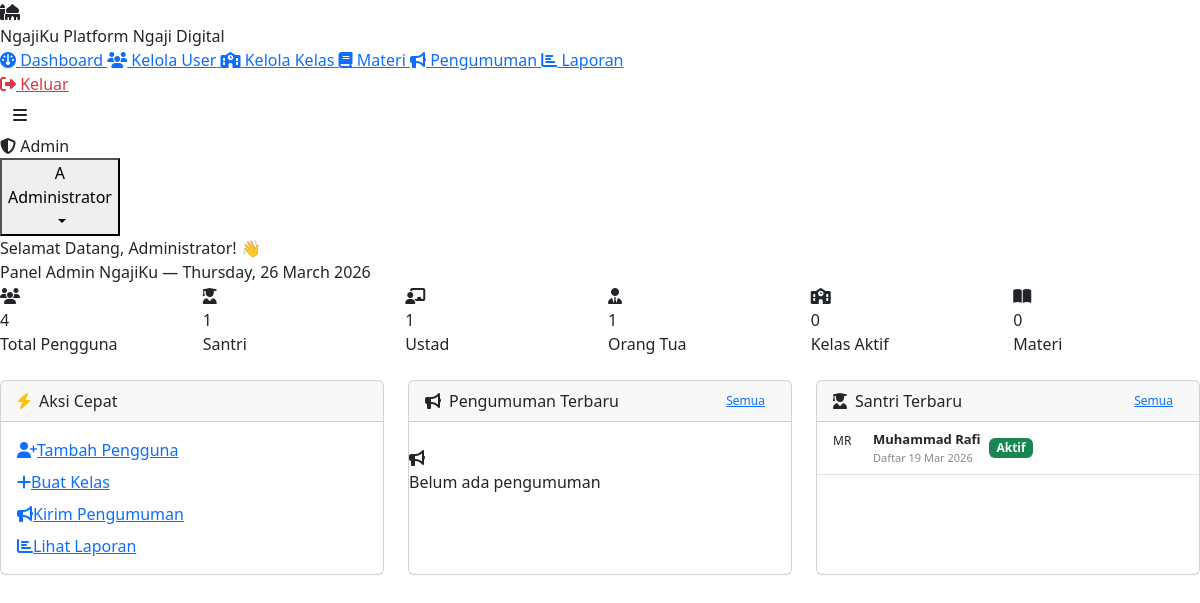
Screenshot of /pages/admin/dashboard.php (signed in) with the database file from the repository.
### tables this page shows
CREATE TABLE users (
    id INT AUTO_INCREMENT PRIMARY KEY,
    nama VARCHAR(100) NOT NULL,
    email VARCHAR(100) UNIQUE NOT NULL,
    password VARCHAR(255) NOT NULL,
    role ENUM('admin','ustad','parent','santri') NOT NULL,
    foto VARCHAR(255) DEFAULT NULL,
    telepon VARCHAR(20) DEFAULT NULL,
    alamat TEXT DEFAULT NULL,
    status ENUM('aktif','nonaktif') DEFAULT 'aktif',
    created_at TIMESTAMP DEFAULT CURRENT_TIMESTAMP
);

### pages/admin/dashboard.php (the view, shortened to what this page needs)
<?php
$db = getDB();
$stats = [
    'total_user'    => $db->query("SELECT COUNT(*) FROM users")->fetchColumn(),
    'total_santri'  => $db->query("SELECT COUNT(*) FROM users WHERE role='santri'")->fetchColumn(),
    'total_ustad'   => $db->query("SELECT COUNT(*) FROM users WHERE role='ustad'")->fetchColumn(),
    'total_kelas'   => $db->query("SELECT COUNT(*) FROM kelas WHERE status='aktif'")->fetchColumn(),
    'total_materi'  => $db->query("SELECT COUNT(*) FROM materi WHERE status='publik'")->fetchColumn(),
    'total_parent'  => $db->query("SELECT COUNT(*) FROM users WHERE role='parent'")->fetchColumn(),
];
$pengumuman = $db->query("SELECT p.*, u.nama as penulis FROM pengumuman p
    JOIN users u ON p.penulis_id = u.id
    ORDER BY p.created_at DESC LIMIT 5")->fetchAll();
$santri_baru = $db->query("SELECT * FROM users WHERE role='santri'
    ORDER BY created_at DESC LIMIT 5")->fetchAll();
require_once '../../includes/header.php';
?>
<div class="welcome-banner">
    <div class="welcome-title">Selamat Datang, <?= sanitize($user['nama']) ?>! 👋</div>
    <div class="welcome-sub">Panel Admin NgajiKu — <?= date('l, d F Y') ?></div>
</div>
<div class="row g-3 mb-4">
    <div class="col-6 col-md-4 col-lg-2">
        <div class="stat-card">
            <div class="stat-icon green"><i class="fas fa-users"></i></div>
            <div>
                <div class="stat-value"><?= $stats['total_user'] ?></div>
                <div class="stat-label">Total Pengguna</div>
            </div>
        </div>
    </div>
    <div class="col-6 col-md-4 col-lg-2">
        <div class="stat-card">
            <div class="stat-icon purple"><i class="fas fa-user-graduate"></i></div>
            <div>
                <div class="stat-value"><?= $stats['total_santri'] ?></div>
                <div class="stat-label">Santri</div>
            </div>
        </div>
    </div>
    <div class="col-6 col-md-4 col-lg-2">
        <div class="stat-card">
            <div class="stat-icon teal"><i class="fas fa-chalkboard-user"></i></div>
            <div>
                <div class="stat-value"><?= $stats['total_ustad'] ?></div>
                <div class="stat-label">Ustad</div>
            </div>
        </div>
    </div>
    <div class="col-6 col-md-4 col-lg-2">
        <div class="stat-card">
            <div class="stat-icon orange"><i class="fas fa-user-tie"></i></div>
            <div>
                <div class="stat-value"><?= $stats['total_parent'] ?></div>
                <div class="stat-label">Orang Tua</div>
            </div>
        </div>
    </div>
    <div class="col-6 col-md-4 col-lg-2">
        <div class="stat-card">
            <div class="stat-icon blue"><i class="fas fa-school"></i></div>
            <div>
                <div class="stat-value"><?= $stats['total_kelas'] ?></div>
                <div class="stat-label">Kelas Aktif</div>
            </div>
        </div>
    </div>
    <div class="col-6 col-md-4 col-lg-2">
        <div class="stat-card">
            <div class="stat-icon green"><i class="fas fa-book-open"></i></div>
            <div>
                <div class="stat-value"><?= $stats['total_materi'] ?></div>
                <div class="stat-label">Materi</div>
            </div>
        </div>
    </div>
</div>
<div class="row g-4">
    <div class="col-md-4">
        <div class="card h-100">
            <div class="card-header"><i class="fas fa-bolt me-2 text-warning"></i>Aksi Cepat</div>
            <div class="card-body d-flex flex-column gap-2 p-3">
                <a href="users.php?action=tambah" class="btn-primary-green w-100 justify-content-center">
                    <i class="fas fa-user-plus"></i>Tambah Pengguna
                </a>
                <a href="kelas.php?action=tambah" class="btn-outline-green w-100 justify-content-center">
                    <i class="fas fa-plus"></i>Buat Kelas
                </a>
                <a href="pengumuman.php?action=tambah" class="btn-outline-green w-100 justify-content-center">
                    <i class="fas fa-bullhorn"></i>Kirim Pengumuman
                </a>
                <a href="laporan.php" class="btn-outline-green w-100 justify-content-center">
                    <i class="fas fa-chart-bar"></i>Lihat Laporan
                </a>
            </div>
        </div>
    </div>
    <div class="col-md-4">
        <div class="card h-100">
            <div class="card-header d-flex justify-content-between align-items-center">
                <span><i class="fas fa-bullhorn me-2"></i>Pengumuman Terbaru</span>
                <a href="pengumuman.php" class="btn-outline-green" style="padding:3px 10px;font-size:12px">Semua</a>
            </div>
            <div class="card-body p-0">
                <?php if (empty($pengumuman)): ?>
                <div class="empty-state py-4"><i class="fas fa-bullhorn"></i><p>Belum ada pengumuman</p></div>
                <?php endif; ?>
            </div>
        </div>
    </div>
    <div class="col-md-4">
        <div class="card h-100">
            <div class="card-header d-flex justify-content-between align-items-center">
                <span><i class="fas fa-user-graduate me-2"></i>Santri Terbaru</span>
                <a href="users.php?role=santri" class="btn-outline-green" style="padding:3px 10px;font-size:12px">Semua</a>
            </div>
            <div class="card-body p-0">
                <?php if (empty($santri_baru)): ?>
                <div class="empty-state py-4"><i class="fas fa-user-graduate"></i><p>Belum ada santri</p></div>
                <?php else: ?>
                <ul class="list-group list-group-flush">
                    <?php foreach ($santri_baru as $s): ?>
                    <li class="list-group-item px-3 py-2 border-0 border-bottom d-flex align-items-center gap-2">
                        <div class="avatar-circle" style="width:32px;height:32px;font-size:12px;flex-shrink:0">
                            <?= avatarInitial($s['nama']) ?>
                        </div>
                        <div>
                            <div style="font-size:13px;font-weight:600"><?= sanitize($s['nama']) ?></div>
                            <div style="font-size:11px;color:#888">Daftar <?= formatTanggal($s['created_at']) ?></div>
                        </div>
                        <?= getStatusBadge($s['status']) ?>
                    </li>
                    <?php endforeach; ?>
                </ul>
                <?php endif; ?>
            </div>
        </div>
    </div>
</div>
<?php require_once '../../includes/footer.php'; ?>

### includes/functions.php (shortened to what this page needs)
<?php
function sanitize(string $input): string {
    return htmlspecialchars(strip_tags(trim($input)), ENT_QUOTES, 'UTF-8');
}
function currentUser(): ?array {
    return $_SESSION['user'] ?? null;
}
function formatTanggal(string $tanggal, string $format = 'd M Y'): string {
    $bulan = [
        '01'=>'Jan','02'=>'Feb','03'=>'Mar','04'=>'Apr',
        '05'=>'Mei','06'=>'Jun','07'=>'Jul','08'=>'Agu',
        '09'=>'Sep','10'=>'Okt','11'=>'Nov','12'=>'Des'
    ];
    $dt = date($format, strtotime($tanggal));
    foreach ($bulan as $en => $id) {
        $dt = str_replace(date('M', mktime(0,0,0,(int)$en,1)), $id, $dt);
    }
    return $dt;
}
function avatarInitial(string $nama): string {
    $parts = explode(' ', trim($nama));
    $initials = strtoupper(substr($parts[0], 0, 1));
    if (count($parts) > 1) $initials .= strtoupper(substr(end($parts), 0, 1));
    return $initials;
}
function getStatusBadge(string $status): string {
    $map = [
        'hadir'  => ['success', 'Hadir'],
        'izin'   => ['info',    'Izin'],
        'sakit'  => ['warning', 'Sakit'],
        'alpha'  => ['danger',  'Alpha'],
        'aktif'  => ['success', 'Aktif'],
        'nonaktif' => ['secondary', 'Non-aktif'],
    ];
    $s = $map[$status] ?? ['secondary', ucfirst($status)];
    return '<span class="badge bg-' . $s[0] . '">' . $s[1] . '</span>';
}

### rows the page displays
users: nama "MR", nama "Muhammad Rafi", created_at "19 Mar 2026", status "Aktif"

### other values shown
SITE_NAME "NgajiKu"
$menu['label'] "Dashboard"
$menu['label'] "Kelola User"
$menu['label'] "Kelola Kelas"
$menu['label'] "Materi"
$menu['label'] "Pengumuman"
$menu['label'] "Laporan"
$role "Admin"
avatarInitial($user['nama']) "A"
$user['nama'] "Administrator"
$stats['total_user'] "4"
$stats['total_santri'] "1"
$stats['total_ustad'] "1"
$stats['total_parent'] "1"
$stats['total_kelas'] "0"
